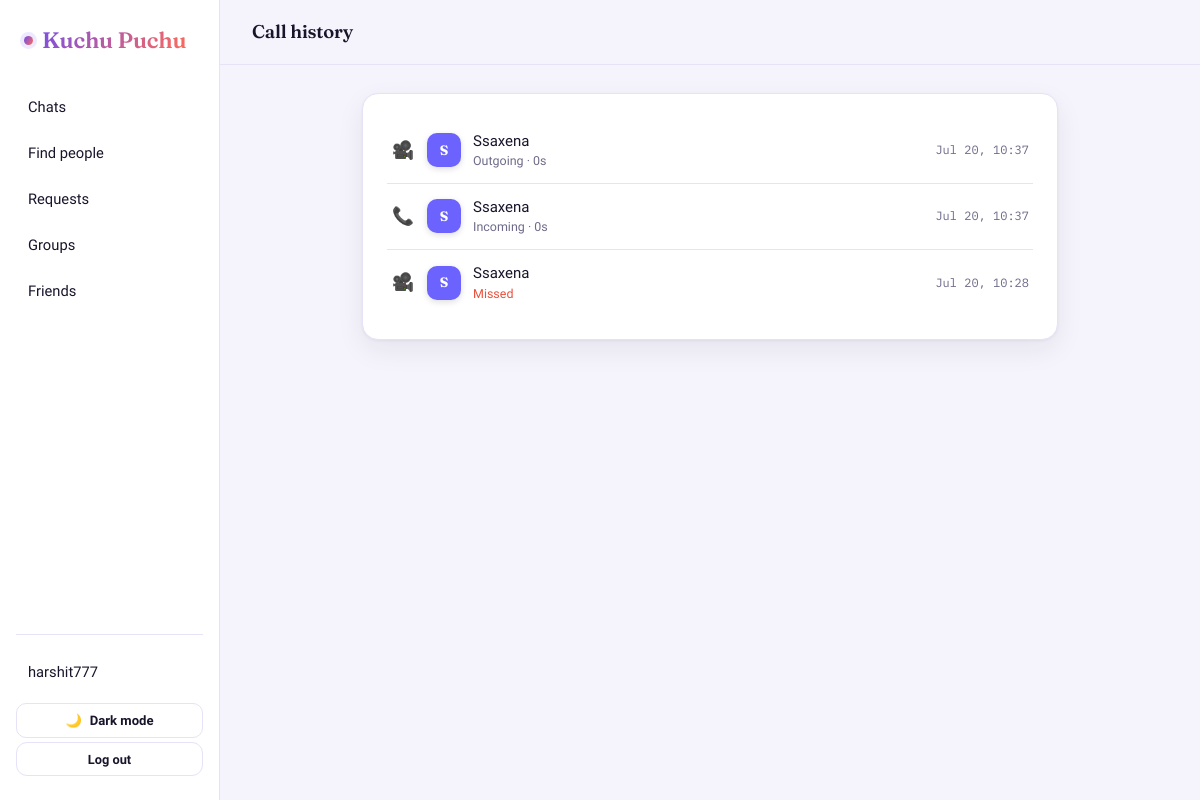
The page /calls/history/ (signed in) on the database its author committed.
### accounts/models.py (models this page shows, shortened)
class User(AbstractUser):
    THEME_LIGHT = 'light'
    THEME_DARK = 'dark'
    THEME_CHOICES = [(THEME_LIGHT, 'Light'), (THEME_DARK, 'Dark')]
    bio = models.CharField(max_length=160, blank=True)
    avatar_color = models.CharField(max_length=7, default='#6C63FF')  # used for the letter-avatar fallback
    avatar_url = models.URLField(blank=True)
    avatar_public_id = models.CharField(max_length=255, blank=True)  # Cloudinary asset id, so we can delete/replace it later
    last_seen_at = models.DateTimeField(null=True, blank=True)
    theme_preference = models.CharField(max_length=5, choices=THEME_CHOICES, default=THEME_LIGHT)
    spotify_access_token = models.CharField(max_length=255, blank=True)
    spotify_refresh_token = models.CharField(max_length=255, blank=True)
    spotify_token_expires_at = models.DateTimeField(null=True, blank=True)

### calls/models.py (models this page shows, shortened)
class Call(models.Model):
    KIND_AUDIO = 'audio'
    KIND_VIDEO = 'video'
    KIND_CHOICES = [(KIND_AUDIO, 'Audio'), (KIND_VIDEO, 'Video')]
    STATUS_RINGING = 'ringing'
    STATUS_ACCEPTED = 'accepted'
    STATUS_DECLINED = 'declined'
    STATUS_ENDED = 'ended'
    STATUS_MISSED = 'missed'
    STATUS_CHOICES = [
        (STATUS_RINGING, 'Ringing'),
        (STATUS_ACCEPTED, 'Accepted'),
        (STATUS_DECLINED, 'Declined'),
        (STATUS_ENDED, 'Ended'),
        (STATUS_MISSED, 'Missed'),
    ]
    ACTIVE_STATUSES = (STATUS_RINGING, STATUS_ACCEPTED)
    caller = models.ForeignKey(settings.AUTH_USER_MODEL, related_name='outgoing_calls', on_delete=models.CASCADE)
    callee = models.ForeignKey(settings.AUTH_USER_MODEL, related_name='incoming_calls', on_delete=models.CASCADE)
    kind = models.CharField(max_length=5, choices=KIND_CHOICES, default=KIND_AUDIO)
    status = models.CharField(max_length=10, choices=STATUS_CHOICES, default=STATUS_RINGING)
    offer_sdp = models.TextField(blank=True)
    answer_sdp = models.TextField(blank=True)
    created_at = models.DateTimeField(auto_now_add=True)
    updated_at = models.DateTimeField(auto_now=True)
    ended_at = models.DateTimeField(null=True, blank=True)
    class Meta:
        ordering = ['-created_at']
        indexes = [
            models.Index(fields=['callee', 'status'], name='calls_call_callee_status_idx'),
            models.Index(fields=['caller', 'status'], name='calls_call_caller_status_idx'),
        ]

### calls/views.py (the view, shortened to what this page needs)
# urls.py: path('history/', views.call_history, name='history'),
@login_required
def call_history(request):
    direct_calls = (
        Call.objects.filter(Q(caller=request.user) | Q(callee=request.user))
        .select_related('caller', 'callee')
        .order_by('-created_at')[:100]
    )
    entries = []
    for c in direct_calls:
        other = c.callee if c.caller_id == request.user.pk else c.caller
        duration = None
        if c.status == Call.STATUS_ENDED and c.ended_at:
            duration = int((c.ended_at - c.updated_at).total_seconds()) if c.updated_at < c.ended_at else 0
        entries.append({
            'type': 'direct',
            'kind': c.kind,
            'status': c.status,
            'is_caller': c.caller_id == request.user.pk,
            'other_label': other.username,
            'other_avatar_color': other.avatar_color,
            'other_avatar_url': other.avatar_url,
            'duration': duration,
            'created_at': c.created_at,
        })
    my_participations = (
        GroupCallParticipant.objects.filter(user=request.user)
        .select_related('call', 'call__group')
        .order_by('-joined_at')[:100]
    )
    entries.sort(key=lambda e: e['created_at'], reverse=True)
    return render(request, 'calls/history.html', {'entries': entries[:100]})

### chat/context_processors.py (called while the page is built)
def unread_messages_count(request):
    if not request.user.is_authenticated:
        return {'unread_messages_count': 0}
    muted_friend_ids = ConversationMute.objects.filter(user=request.user).values_list('friend_id', flat=True)
    count = (
        Message.objects.filter(recipient=request.user, is_read=False, deleted_at__isnull=True)
        .exclude(sender_id__in=muted_friend_ids)
        .count()
    )
    return {'unread_messages_count': count}

### friends/context_processors.py (called while the page is built)
def pending_requests_count(request):
    if request.user.is_authenticated:
        count = FriendRequest.objects.filter(to_user=request.user).count()
        return {'pending_requests_count': count}
    return {'pending_requests_count': 0}

### groupchat/context_processors.py (called while the page is built, shortened)
def unread_group_messages_count(request):
    if not request.user.is_authenticated:
        return {'unread_group_messages_count': 0}
    total = 0
    memberships = GroupMembership.objects.filter(user=request.user, is_muted=False).only('group_id', 'last_read_at')
    return {'unread_group_messages_count': total}

### templates/calls/history.html (shortened to what this page needs)
{% extends "base.html" %}
{% block body %}
<div class="topbar"><h2>Call history</h2></div>
<div class="content">
  <div class="card">
    {% if not entries %}
      <div class="empty-state">
        <h3>No calls yet</h3>
        <p>Voice and video calls you make or receive will show up here.</p>
      </div>
    {% else %}
      {% for e in entries %}
        <div class="call-history-row">
          <span class="ch-icon">{% if e.kind == 'video' %}🎥{% else %}📞{% endif %}</span>
          {% if e.other_avatar_url %}
            <img class="avatar sm" src="{{ e.other_avatar_url }}" alt="{{ e.other_label }}">
          {% else %}
            <div class="avatar sm" style="background:{{ e.other_avatar_color }};">{{ e.other_label|first|upper }}</div>
          {% endif %}
          <div class="ch-meta">
            <div class="name">{{ e.other_label }}{% if e.type == 'group' %} (group){% endif %}</div>
            <div class="ch-status {% if e.status == 'missed' %}missed{% endif %}">
              {% if e.type == 'direct' %}
                {% if e.status == 'missed' %}Missed{% elif e.is_caller %}Outgoing{% else %}Incoming{% endif %}
                {% if e.duration is not None %} · {{ e.duration }}s{% endif %}
              {% else %}
                {% if e.is_caller %}Started{% else %}Joined{% endif %} group call
                {% if e.duration is not None %} · {{ e.duration }}s{% endif %}
              {% endif %}
            </div>
          </div>
          <div class="ch-time">{{ e.created_at|date:"M j, H:i" }}</div>
        </div>
      {% endfor %}
    {% endif %}
  </div>
</div>
{% endblock %}

### templates/base.html (shortened to what this page needs)
{% load static %}
<!DOCTYPE html>
<html lang="en" data-theme="{% if user.is_authenticated %}{{ user.theme_preference }}{% else %}light{% endif %}">
<head>
  <link rel="stylesheet" href="{% static 'css/style.css' %}">
</head>
<body>
{% if user.is_authenticated %}
<div class="app-shell">
  <aside class="sidebar" data-notify-url="{% url 'chat:notify_summary' %}">
    <div class="brand"><span class="dot"></span><span>Kuchu Puchu</span></div>
    <a class="nav-link {% if request.resolver_match.view_name == 'chat:inbox' %}active{% endif %}" href="{% url 'chat:inbox' %}">
      <span class="label-row"><span class="icon" aria-hidden="true">💬</span><span class="label">Chats</span></span>
    </a>
    <a class="nav-link {% if request.resolver_match.view_name == 'friends:search' %}active{% endif %}" href="{% url 'friends:search' %}">
      <span class="label-row"><span class="icon" aria-hidden="true">🔍</span><span class="label">Find people</span></span>
    </a>
    <a class="nav-link {% if request.resolver_match.view_name == 'friends:requests' %}active{% endif %}" href="{% url 'friends:requests' %}">
      <span class="label-row"><span class="icon" aria-hidden="true">🔔</span><span class="label">Requests</span></span>
    </a>
    <a class="nav-link {% if request.resolver_match.app_name == 'groupchat' %}active{% endif %}" href="{% url 'groupchat:list' %}">
      <span class="label-row"><span class="icon" aria-hidden="true">👨‍👩‍👧‍👦</span><span class="label">Groups</span></span>
    </a>
    <a class="nav-link {% if request.resolver_match.view_name == 'friends:list' %}active{% endif %}" href="{% url 'friends:list' %}">
      <span class="label-row"><span class="icon" aria-hidden="true">👥</span><span class="label">Friends</span></span>
    </a>
    <div class="sidebar-footer">
      <a class="nav-link {% if request.resolver_match.view_name == 'accounts:profile' %}active{% endif %}" href="{% url 'accounts:profile' %}">
        <span class="label-row"><span class="icon" aria-hidden="true">👤</span><span class="label">{{ user.username }}</span></span>
      </a>
      <button type="button" class="theme-toggle" id="theme-toggle-btn" data-toggle-url="{% url 'accounts:toggle_theme' %}">
        <span id="theme-toggle-icon">{% if user.theme_preference == 'dark' %}☀️{% else %}🌙{% endif %}</span>
        <span class="label">{% if user.theme_preference == 'dark' %}Light mode{% else %}Dark mode{% endif %}</span>
      </button>
      <form method="post" action="{% url 'accounts:logout' %}">
        <button class="btn btn-ghost btn-sm btn-block" type="submit">Log out</button>
      </form>
    </div>
  </aside>
  <div class="main">
    {% block body %}{% endblock %}
  </div>
</div>
{% else %}
  {% block auth_body %}{% endblock %}
{% endif %}
</body>
</html>

### rows shown on the page
User: username "harshit777"
User: other_label|first "S" "S" "S", other_label "Ssaxena" "Ssaxena" "Ssaxena"
Call: kind "video" (drawn), created_at "Jul 20, 10:37"
Call: kind "audio" (drawn), created_at "Jul 20, 10:37"
Call: kind "video" (drawn), created_at "Jul 20, 10:28"

### other values the page prints
{{ e.duration }} "0" "0"
